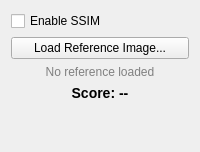
       <widget class="QWidget" name="tab_ssim">
        <attribute name="title">
         <string>SSIM</string>
        </attribute>
        <layout class="QVBoxLayout" name="layout_ssim">
         <item>
          <widget class="QCheckBox" name="chk_ssim_enable">
           <property name="text">
            <string>Enable SSIM</string>
           </property>
          </widget>
         </item>
         <item>
          <widget class="QPushButton" name="btn_load_ssim_ref">
           <property name="text">
            <string>Load Reference Image...</string>
           </property>
          </widget>
         </item>
         <item>
          <widget class="QLabel" name="lbl_ssim_ref_name">
           <property name="text">
            <string>No reference loaded</string>
           </property>
           <property name="alignment">
            <set>Qt::AlignCenter</set>
           </property>
           <property name="styleSheet">
            <string notr="true">color: gray;</string>
           </property>
          </widget>
         </item>
         <item>
          <widget class="QLabel" name="lbl_ssim_score">
           <property name="text">
            <string>Score: --</string>
           </property>
           <property name="styleSheet">
            <string notr="true">font-weight: bold; font-size: 14px;</string>
           </property>
           <property name="alignment">
            <set>Qt::AlignCenter</set>
           </property>
          </widget>
         </item>
         <item>
          <spacer name="spacer_ssim">
           <property name="orientation">
            <enum>Qt::Vertical</enum>
           </property>
           <property name="sizeHint" stdset="0">
            <size>
             <width>20</width>
             <height>40</height>
            </size>
           </property>
          </spacer>
         </item>
        </layout>
       </widget>
